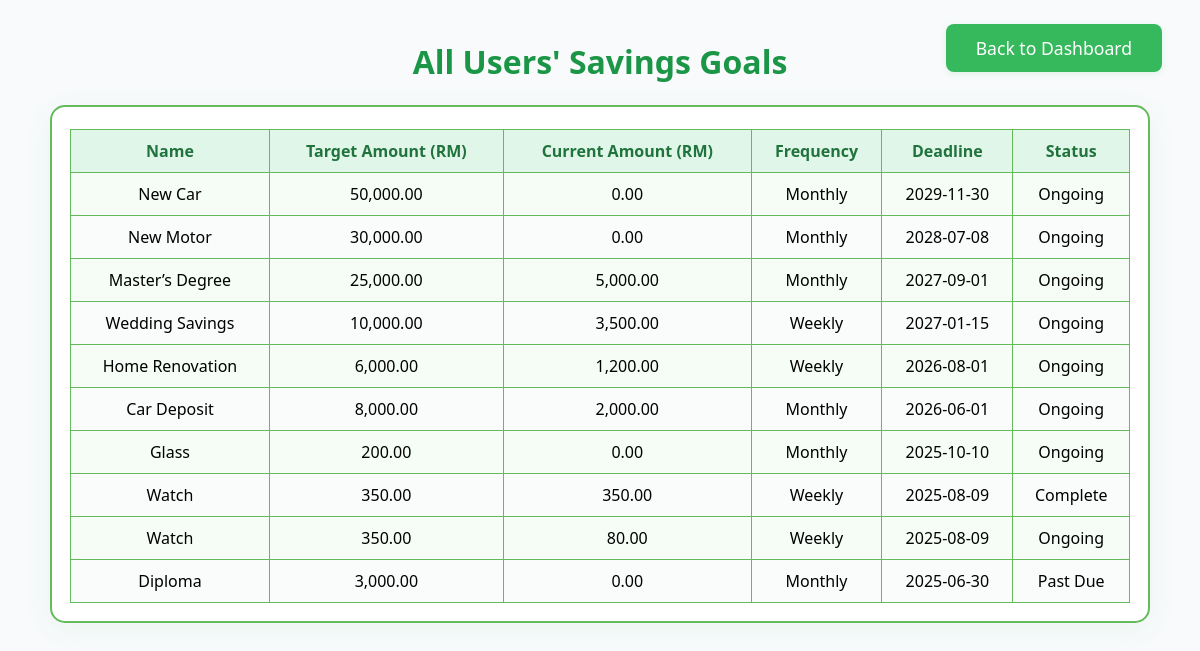
Page /viewAllSaving.php on the committed database.
### tables this page shows
CREATE TABLE `saving_goal` (
  `GOAL_ID` bigint(20) NOT NULL,
  `GOAL_NAME` varchar(200) NOT NULL,
  `GOAL_FREQUENCY` varchar(20) NOT NULL,
  `GOAL_TARGET_AMOUNT` double NOT NULL,
  `GOAL_SAVE_AMOUNT` double NOT NULL,
  `GOAL_CURRENT_AMOUNT` double NOT NULL,
  `GOAL_DEADLINE` date NOT NULL,
  `GOAL_STATUS` varchar(20) NOT NULL,
  `USER_ID` bigint(20) NOT NULL
);

### viewAllSaving.php (the view, shortened to what this page needs)
<?php
include 'db_connect.php';
$sql = "SELECT S.GOAL_ID, S.GOAL_NAME, S.GOAL_TARGET_AMOUNT, S.GOAL_CURRENT_AMOUNT, S.GOAL_FREQUENCY, S.GOAL_DEADLINE, S.GOAL_STATUS, U.USER_FULLNAME
        FROM SAVING_GOAL S
        JOIN USER U ON S.USER_ID = U.USER_ID
        ORDER BY S.GOAL_DEADLINE DESC";
$result = mysqli_query($conn, $sql);
?>
<html>
<head>
    <link rel="stylesheet" href="allSavingStyle.css">
</head>
<body>
    <div class="container">
        <a href="adminDashboard.php" class="dashboard-btn-float">Back to Dashboard</a>
        <h2>All Users' Savings Goals</h2>
        <div class="table-container">
            <table>
                <tr>
                    <th>Name</th>
                    <th>Target Amount (RM)</th>
                    <th>Current Amount (RM)</th>
                    <th>Frequency</th>
                    <th>Deadline</th>
                    <th>Status</th>
                </tr>
                <?php while($row = mysqli_fetch_assoc($result)): ?>
                <tr>
                    <td><?= htmlspecialchars($row['GOAL_NAME']) ?></td>
                    <td><?= number_format($row['GOAL_TARGET_AMOUNT'], 2) ?></td>
                    <td><?= number_format($row['GOAL_CURRENT_AMOUNT'], 2) ?></td>
                    <td><?= htmlspecialchars($row['GOAL_FREQUENCY']) ?></td>
                    <td><?= htmlspecialchars($row['GOAL_DEADLINE']) ?></td>
                    <td><?= htmlspecialchars($row['GOAL_STATUS']) ?></td>
                </tr>
                <?php endwhile; ?>
            </table>
        </div>
    </div>
</body>
</html>

### allSavingStyle.css (style rules this page uses)
body { margin: 0; padding: 0; background: #f8fafc; font-family: 'Segoe UI', Arial, sans-serif; min-height: 100vh; }
.container { max-width: 1100px; margin: 40px auto; padding: 0 18px; }
h2 { color: #1b9646; text-align: center; margin-bottom: 22px; font-size: 2em; }
.table-container { background: #fff; border: 2px solid #65bb5c; border-radius: 15px; padding: 22px 18px 18px 18px; box-shadow: 0 6px 28px rgba(61,190,70,0.07); }
table { border-collapse: collapse; width: 100%; font-size: 1em; background: #f9fcfa; }
th, td { border: 1.5px solid #65bb5c; padding: 10px 7px; text-align: center; }
th { background: #e0f6e8; color: #21733d; font-weight: bold; }
tr:nth-child(even) { background: #f5fdf6; }
.dashboard-btn-float { position: fixed; top: 24px; right: 38px; background: #36b95c; color: #fff; border: none; border-radius: 8px; padding: 12px 30px; font-size: 1.1em; text-align: center; text-decoration: none; font-family: inherit; font-weight: 500; transition: background 0.16s, box-shadow 0.16s; cursor: pointer; z-index: 1000; box-shadow: 0 2px 6px rgba(61,190,70,0.12); }

### rows in the picture
saving_goal: GOAL_NAME "New Car", GOAL_TARGET_AMOUNT "50,000.00", GOAL_CURRENT_AMOUNT "0.00", GOAL_FREQUENCY "Monthly", GOAL_DEADLINE "2029-11-30", GOAL_STATUS "Ongoing"
saving_goal: GOAL_NAME "New Motor", GOAL_TARGET_AMOUNT "30,000.00", GOAL_CURRENT_AMOUNT "0.00", GOAL_FREQUENCY "Monthly", GOAL_DEADLINE "2028-07-08", GOAL_STATUS "Ongoing"
saving_goal: GOAL_NAME "Master’s Degree", GOAL_TARGET_AMOUNT "25,000.00", GOAL_CURRENT_AMOUNT "5,000.00", GOAL_FREQUENCY "Monthly", GOAL_DEADLINE "2027-09-01", GOAL_STATUS "Ongoing"
saving_goal: GOAL_NAME "Wedding Savings", GOAL_TARGET_AMOUNT "10,000.00", GOAL_CURRENT_AMOUNT "3,500.00", GOAL_FREQUENCY "Weekly", GOAL_DEADLINE "2027-01-15", GOAL_STATUS "Ongoing"
saving_goal: GOAL_NAME "Home Renovation", GOAL_TARGET_AMOUNT "6,000.00", GOAL_CURRENT_AMOUNT "1,200.00", GOAL_FREQUENCY "Weekly", GOAL_DEADLINE "2026-08-01", GOAL_STATUS "Ongoing"
saving_goal: GOAL_NAME "Car Deposit", GOAL_TARGET_AMOUNT "8,000.00", GOAL_CURRENT_AMOUNT "2,000.00", GOAL_FREQUENCY "Monthly", GOAL_DEADLINE "2026-06-01", GOAL_STATUS "Ongoing"
saving_goal: GOAL_NAME "Glass", GOAL_TARGET_AMOUNT "200.00", GOAL_CURRENT_AMOUNT "0.00", GOAL_FREQUENCY "Monthly", GOAL_DEADLINE "2025-10-10", GOAL_STATUS "Ongoing"
saving_goal: GOAL_NAME "Watch", GOAL_TARGET_AMOUNT "350.00", GOAL_CURRENT_AMOUNT "350.00", GOAL_FREQUENCY "Weekly", GOAL_DEADLINE "2025-08-09", GOAL_STATUS "Complete"
saving_goal: GOAL_NAME "Watch", GOAL_TARGET_AMOUNT "350.00", GOAL_CURRENT_AMOUNT "80.00", GOAL_FREQUENCY "Weekly", GOAL_DEADLINE "2025-08-09", GOAL_STATUS "Ongoing"
saving_goal: GOAL_NAME "Diploma", GOAL_TARGET_AMOUNT "3,000.00", GOAL_CURRENT_AMOUNT "0.00", GOAL_FREQUENCY "Monthly", GOAL_DEADLINE "2025-06-30", GOAL_STATUS "Past Due"
